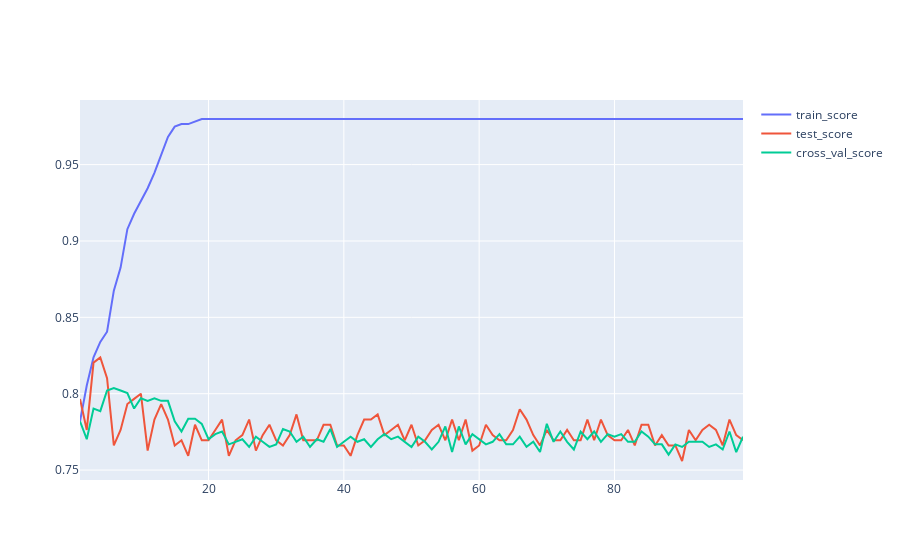

The code cell stored with this chart in its notebook:
### Code cell
fig = pgo.Figure()
fig.add_trace(pgo.Scatter(x=scores_data["max_depth"], y=scores_data["train_score"], mode='lines', name="train_score"))
fig.add_trace(pgo.Scatter(x=scores_data["max_depth"], y=scores_data["test_score"], mode='lines', name="test_score"))
fig.add_trace(pgo.Scatter(x=scores_data["max_depth"], y=scores_data["cross_val_score"], mode='lines', name="cross_val_score"))
fig.show()
